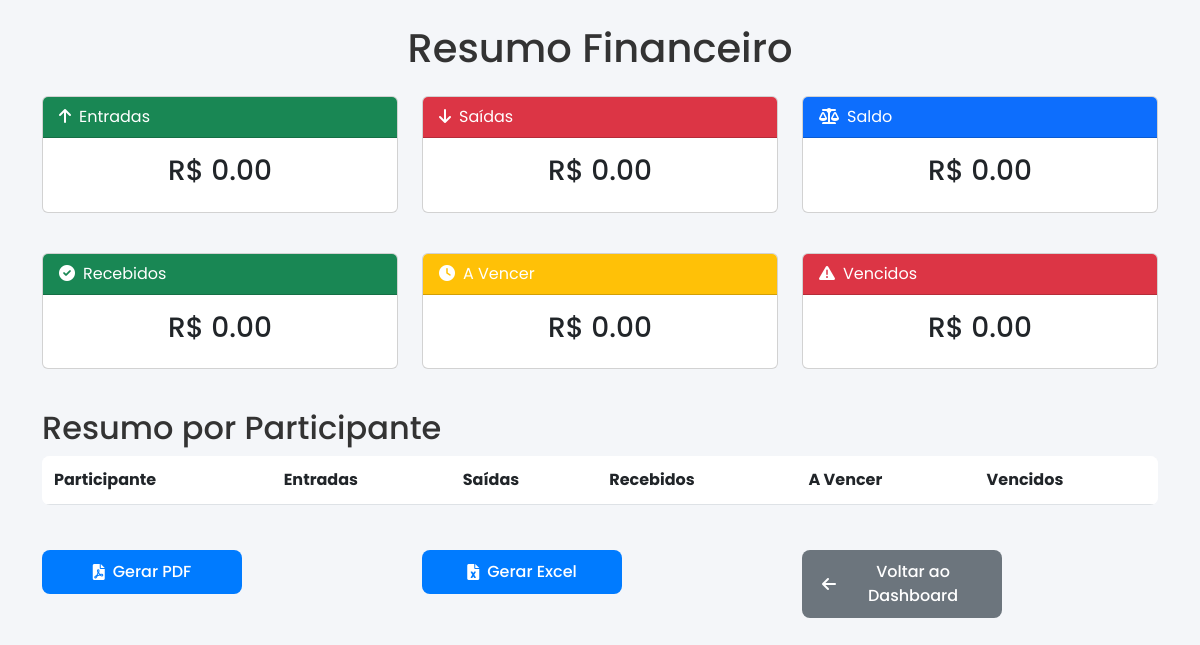
Page /resumo (signed in) on the earlier database version.
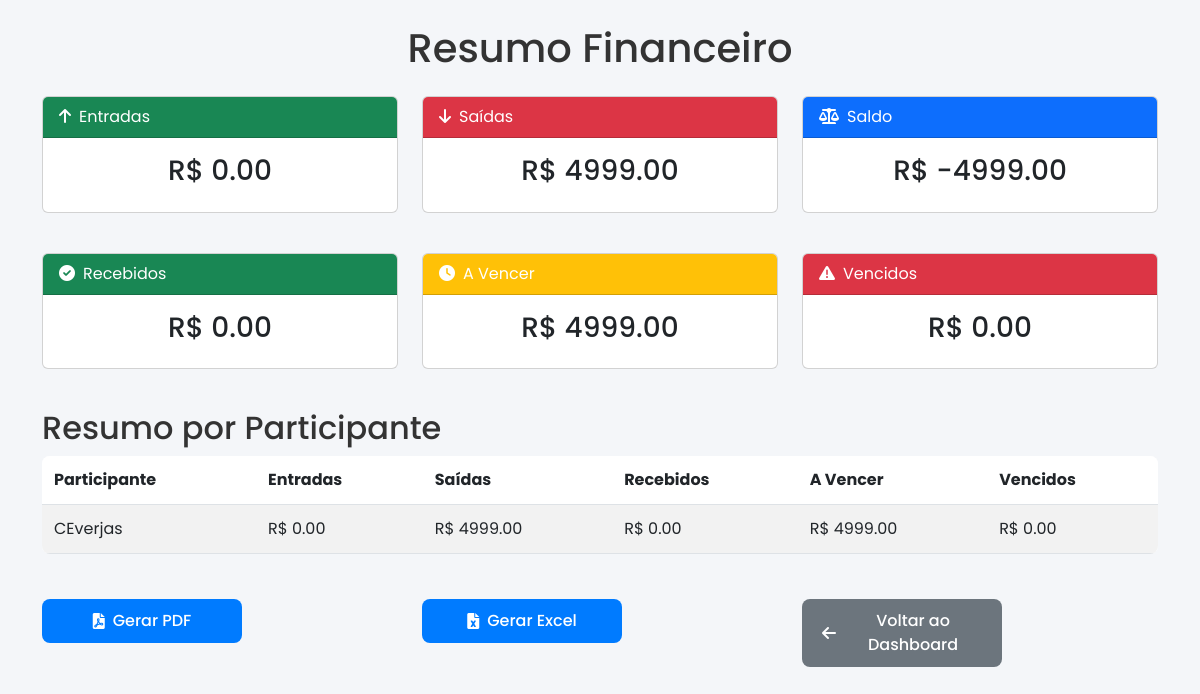
Same page on the later database version.
### tables this page shows
CREATE TABLE participantes (
            id INTEGER PRIMARY KEY AUTOINCREMENT,
            nome TEXT NOT NULL,
            adulto INTEGER NOT NULL,
            crianca INTEGER NOT NULL,
            bebe_alcool INTEGER NOT NULL
        );

### app.py (the view)
@app.route('/resumo')
@login_required
def resumo_financeiro():
    conn = get_db_connection()
    total_entradas = conn.execute('SELECT SUM(valor) FROM transacoes WHERE tipo = "entrada"').fetchone()[0] or 0
    total_saidas = conn.execute('SELECT SUM(valor) FROM transacoes WHERE tipo = "saida"').fetchone()[0] or 0
    saldo = total_entradas - total_saidas
    parcelas = conn.execute('SELECT valor, data_vencimento, pago FROM parcelas').fetchall()
    valores_recebidos = 0
    valores_a_vencer = 0
    valores_vencidos = 0
    for parcela in parcelas:
        data_vencimento = datetime.fromisoformat(parcela['data_vencimento'])
        if parcela['pago']:
            valores_recebidos += parcela['valor']
        elif data_vencimento < DATA_ATUAL:
            valores_vencidos += parcela['valor']
        else:
            valores_a_vencer += parcela['valor']
    participantes = conn.execute('SELECT * FROM participantes').fetchall()
    resumo_participantes = {}
    for p in participantes:
        entradas = conn.execute('SELECT SUM(valor) FROM transacoes WHERE tipo = "entrada" AND participante_id = ?', (p['id'],)).fetchone()[0] or 0
        saidas = conn.execute('SELECT SUM(valor) FROM transacoes WHERE tipo = "saida" AND participante_id = ?', (p['id'],)).fetchone()[0] or 0
        parcelas = conn.execute('''
            SELECT par.valor, par.data_vencimento, par.pago
            FROM transacoes t
            JOIN parcelas par ON t.id = par.transacao_id
            WHERE t.participante_id = ?
        ''', (p['id'],)).fetchall()
        p_recebidos = 0
        p_a_vencer = 0
        p_vencidos = 0
        for parcela in parcelas:
            data_vencimento = datetime.fromisoformat(parcela['data_vencimento'])
            if parcela['pago']:
                p_recebidos += parcela['valor']
            elif data_vencimento < DATA_ATUAL:
                p_vencidos += parcela['valor']
            else:
                p_a_vencer += parcela['valor']
        resumo_participantes[p['nome']] = {
            'entradas': entradas,
            'saidas': saidas,
            'valores_recebidos': p_recebidos,
            'valores_a_vencer': p_a_vencer,
            'valores_vencidos': p_vencidos
        }
    resumo = {
        'total_entradas': total_entradas,
        'total_saidas': total_saidas,
        'saldo': saldo,
        'valores_recebidos': valores_recebidos,
        'valores_a_vencer': valores_a_vencer,
        'valores_vencidos': valores_vencidos,
        'participantes': resumo_participantes
    }
    conn.close()
    return render_template('resumo.html', resumo=resumo, is_root=session.get('is_root', False))

### app.py (called while the page is built)
def get_db_connection():
    conn = sqlite3.connect('festa.db')
    conn.row_factory = sqlite3.Row
    conn.execute('PRAGMA busy_timeout = 30000')  # Aumentar o timeout para 30 segundos
    return conn

def login_required(f):
    @wraps(f)
    def decorated_function(*args, **kwargs):
        if 'user_id' not in session:
            return redirect(url_for('login'))
        return f(*args, **kwargs)
    return decorated_function

@app.before_request
def load_logged_in_user():
    user_id = session.get('user_id')
    if user_id is None:
        g.user = None
    else:
        conn = get_db_connection()
        g.user = conn.execute('SELECT * FROM usuarios WHERE id = ?', (user_id,)).fetchone()
        conn.close()

### templates/resumo.html (shortened to what the changed rows need)
<!DOCTYPE html>
<html lang="pt-br">
<head>
    <link href="https://cdn.jsdelivr.net/npm/bootstrap@5.3.0/dist/css/bootstrap.min.css" rel="stylesheet">
    <link rel="stylesheet" href="https://cdnjs.cloudflare.com/ajax/libs/font-awesome/6.0.0-beta3/css/all.min.css">
    <link rel="stylesheet" href="{{ url_for('static', filename='style.css') }}">
</head>
<body>
    <div class="container">
        <h1 class="my-4 text-center">Resumo Financeiro</h1>
        <div class="row mb-4">
            <div class="col-md-4 mb-3">
                <div class="card">
                    <div class="card-body text-center">
                        <h3>R$ {{ "%.2f" % resumo.total_saidas }}</h3>
                    </div>
                </div>
            </div>
            <div class="col-md-4 mb-3">
                <div class="card">
                    <div class="card-body text-center">
                        <h3>R$ {{ "%.2f" % resumo.saldo }}</h3>
                    </div>
                </div>
            </div>
        </div>
        <div class="row mb-4">
            <div class="col-md-4 mb-3">
                <div class="card">
                    <div class="card-body text-center">
                        <h3>R$ {{ "%.2f" % resumo.valores_a_vencer }}</h3>
                    </div>
                </div>
            </div>
        </div>
        <h2 class="mt-4">Resumo por Participante</h2>
        <div class="table-responsive mb-4">
            <table class="table table-striped">
                <thead>
                    <tr>
                        <th>Participante</th>
                        <th>Entradas</th>
                        <th>Saídas</th>
                        <th>Recebidos</th>
                        <th>A Vencer</th>
                        <th>Vencidos</th>
                    </tr>
                </thead>
                <tbody>
                    {% for nome, dados in resumo.participantes.items() %}
                    <tr>
                        <td>{{ nome }}</td>
                        <td>R$ {{ "%.2f" % dados.entradas }}</td>
                        <td>R$ {{ "%.2f" % dados.saidas }}</td>
                        <td>R$ {{ "%.2f" % dados.valores_recebidos }}</td>
                        <td>R$ {{ "%.2f" % dados.valores_a_vencer }}</td>
                        <td>R$ {{ "%.2f" % dados.valores_vencidos }}</td>
                    </tr>
                    {% endfor %}
                </tbody>
            </table>
        </div>
    </div>
</body>
</html>

Differences in the rows shown:
added participantes: nome "CEverjas", entradas "0.00", saidas "4999.00", valores_recebidos "0.00", valores_a_vencer "4999.00", valores_vencidos "0.00"
Other differences:
{{ "%.2f" % resumo.total_saidas }}: "0.00" → "4999.00"
{{ "%.2f" % resumo.saldo }}: "0.00" → "-4999.00"
{{ "%.2f" % resumo.valores_a_vencer }}: "0.00" → "4999.00"
